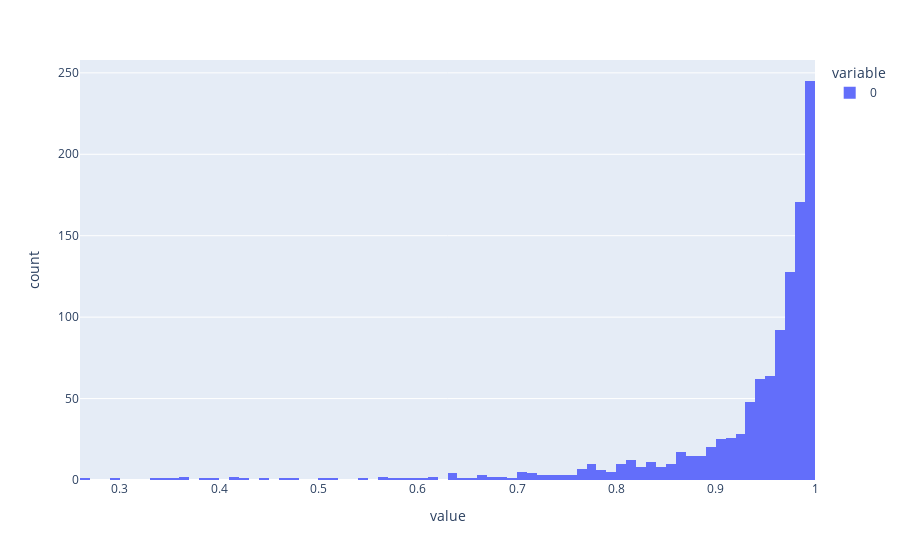

Notebook code for this chart:
### Code cell
import plotly.express as px

res = model.predict(
    meta_features[meta_features.index > date_to_timestamp("2025-01-01")]
)
pred_label = (res > 0.5).astype(int)

fig = px.histogram(res, nbins=100)
fig.show()

### Figure 1 — Plotly figure (JSON) as saved in the notebook; plotly's stock layout.template omitted (floating-point values rounded to 4 significant figures; data arrays with more than 128 entries replaced by an {"elided": "..."} marker saying what was removed)
{"data": [{"bingroup": "x", "hovertemplate": "variable=0<br>value=%{x}<br>count=%{y}<extra></extra>", "legendgroup": "0", "marker": {"color": "#636efa", "pattern": {"shape": ""}}, "name": "0", "nbinsx": 100, "orientation": "v", "showlegend": true, "type": "histogram", "x": {"elided": "1104 float values"}, "xaxis": "x", "yaxis": "y"}], "layout": {"barmode": "relative", "legend": {"title": {"text": "variable"}, "tracegroupgap": 0}, "margin": {"t": 60}, "xaxis": {"anchor": "y", "domain": [0, 1], "title": {"text": "value"}}, "yaxis": {"anchor": "x", "domain": [0, 1], "title": {"text": "count"}}}}
